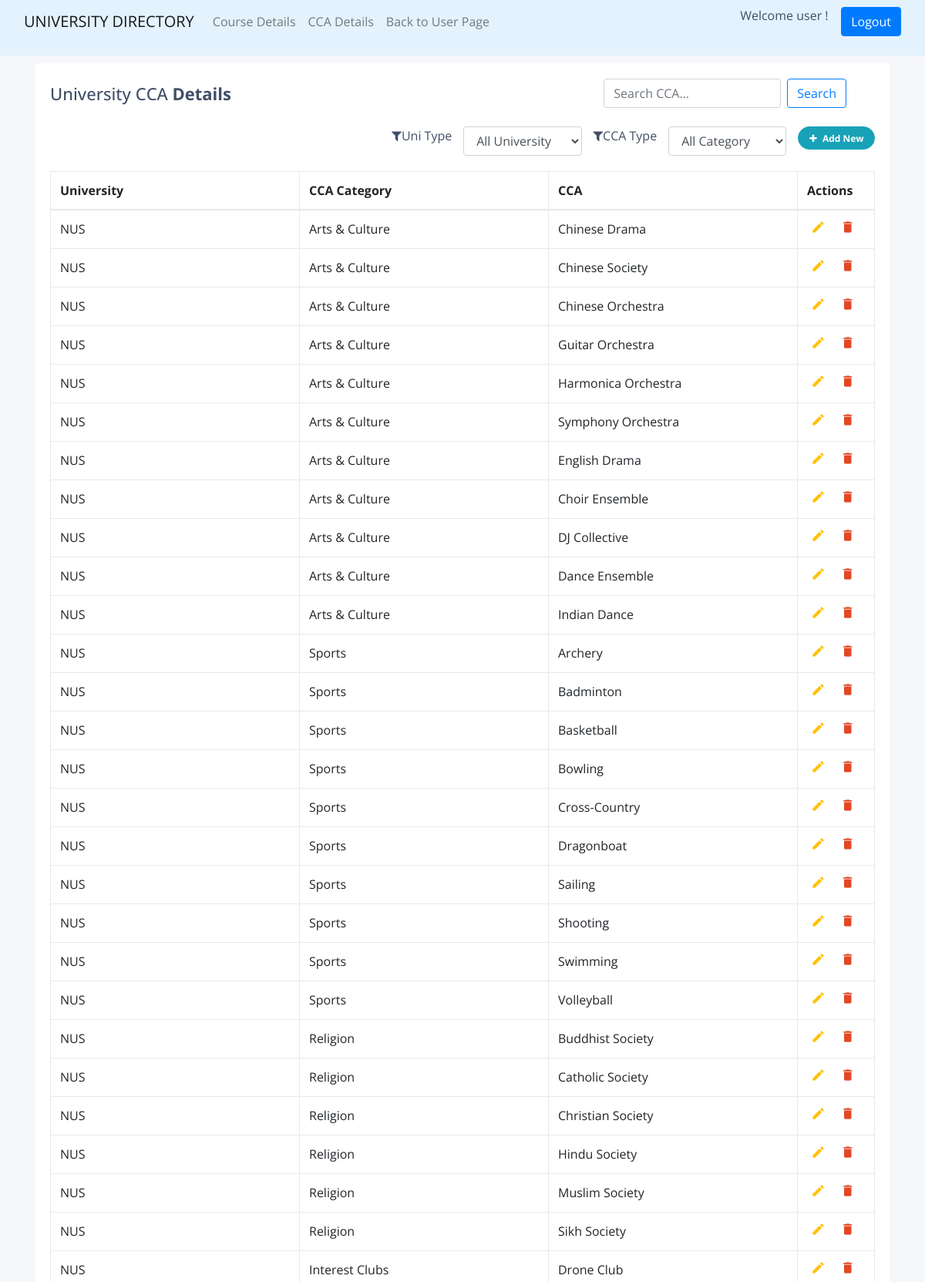
The page /cca_admin.php (signed in, upper part) on the database its author committed.
### tables this page shows
CREATE TABLE `Uni_CCA` (
  `cca_id` INT NOT NULL AUTO_INCREMENT PRIMARY KEY,
  `category_id` INT NOT NULL ,
  `uid` INT NOT NULL,
  `cca_name` varchar(50) DEFAULT NULL,
  CONSTRAINT fk_category_id_cca
		FOREIGN KEY (category_id) REFERENCES Uni_CCA_categories (category_id)
        ON DELETE CASCADE
        ON UPDATE RESTRICT,
  CONSTRAINT fk_uid_cca
		FOREIGN KEY (uid) REFERENCES Uni_List (uid)
        ON DELETE CASCADE
		ON UPDATE RESTRICT
);

CREATE TABLE `Uni_List` (
  `uid` INT NOT NULL AUTO_INCREMENT PRIMARY KEY,
  `lid` INT NOT NULL,
  `uni_name` varchar(50) DEFAULT NULL,
  CONSTRAINT fk_lid_list
	FOREIGN KEY (lid) REFERENCES Uni_Location (lid)
	ON DELETE CASCADE
	ON UPDATE RESTRICT
);

CREATE TABLE `Uni_CCA_categories` (
  `category_id` INT NOT NULL AUTO_INCREMENT PRIMARY KEY,
  `category_name` varchar(50) DEFAULT NULL
);

### cca_admin.php (the view, shortened to what this page needs)
<?php
include 'private/db_conn.php';
if (isset($_SESSION['email']) && isset($_SESSION['name'])) {
    ?>
    <!DOCTYPE html>
    <html lang="en">
    <head>
        <?php
        include "head.inc.php";
        ?>
    </head>
    <body>
    <?php
    include "nav.inc.php";
    ?>
    <div class="container">
        <div class="table-wrapper">
            <div class="table-title">
                <div class="row">
                    <div class="col-sm-8"><h2>University CCA <b>Details</b></h2></div>
                    <form class="d-flex" action="admin_cca_search.php" method="post">
                        <input class="form-control mr-sm-2" type="text" name="ccasearch" value="<?php if(isset($_POST['ccasearch'])){echo $_POST['ccasearch'];} ?>" id="ccasearch" class="form-control"
                               size="23" placeholder="Search CCA..." required>
                        <button type="submit" class="btn btn-outline-primary">Search</button>
                    </form>
                    <div class="col-sm-12"></div><br>
                    <div class="col-sm-5"></div>
                    <span class="filter-icon"><i class="fa fa-filter"></i></span>
                    <label>Uni Type</label>
                    <div class="col-md-2">
                        <select class="form-control" name="unidropdown" id="unidropdown">
                            <option value="all">All University</option>
                        </select>
                    </div>
                    <span class="filter-icon"><i class="fa fa-filter"></i></span>
                    <label>CCA Type</label>
                    <div class="col-md-2">
                        <select class="form-control" name="catdropdown" id="catdropdown">
                            <option value="all">All Category</option>
                        </select>
                    </div>
                    <button type="button" class="btn btn-info add-new" data-target='#addcca' data-toggle='modal'><i
                                class="fa fa-plus"></i> Add New
                    </button>
                </div>
            </div>
            <div id="container">
                <table class="table table-bordered">
                    <thead>
                    <tr>
                        <th>University</th>
                        <th>CCA Category</th>
                        <th>CCA</th>
                        <th>Actions</th>
                    </tr>
                    </thead>
                    <tbody>
                    <?php
                    $sql = mysqli_query($conn, "SELECT c.cca_id, l.uni_name, cat.category_name, c.cca_name FROM uni_cca c, uni_list l, uni_cca_categories cat WHERE l.uid = c.uid AND cat.category_id = c.category_id");
                    if ($sql->num_rows > 0) {
                        while ($row = mysqli_fetch_assoc($sql)) {
                            ?>
                            <tr>
                                <td><span id='uname'><?php echo $row['uni_name']; ?></span></td>
                                <td><span id='catname'><?php echo $row['category_name']; ?></span></td>
                                <td><span id='cname'><?php echo $row['cca_name']; ?></span></td>
                                <td>
                                    <a class="edit" title="Edit" data-toggle='modal'><i
                                                class="material-icons">&#xE254;</i></a>
                                    <a href="admin_cca_delete.php?id=<?php echo $row['cca_id']; ?>" class="delete"
                                       title="Delete" data-toggle="tooltip"><i class="material-icons">&#xE872;</i></a>
                                </td>
                            </tr>
                            <?php
                        }
                    } else {
                        ?>
                        <?php
                    }
                    ?>
                    </tbody>
                </table>
            </div>
        </div>
    </div>
    </body>
    </html>
    <?php
} else {
    header("Location: logout.php");
    exit();
}
?>

### css/main.css (style rules this page uses)
body { color: #404E67; background: #F5F7FA; font-family: 'Open Sans', sans-serif; }
.table-wrapper { width: 100%; margin: 10px auto; background: #fff; padding: 20px; box-shadow: 0 1px 1px rgba(0,0,0,.05); }
.table-title { padding-bottom: 10px; margin: 0 0 10px; }
.table-title h2 { margin: 6px 0 0; font-size: 22px; }
.table-title .add-new { float: right; height: 30px; font-weight: bold; font-size: 12px; text-shadow: none; min-width: 100px; border-radius: 50px; line-height: 13px; }
.table-title .add-new i { margin-right: 4px; }
table.table { table-layout: fixed; }
table.table tr th, table.table tr td { border-color: #e9e9e9; }
table.table th:last-child { width: 100px; }
table.table td a { cursor: pointer; display: inline-block; margin: 0 5px; min-width: 24px; }
table.table td a.edit { color: #FFC107; }
table.table td a.delete { color: #E34724; }
table.table td i { font-size: 19px; }

### rows shown on the page
uni_cca: uid.uni_name "NUS", category.category_name "Arts & Culture", cca_name "Chinese Drama"
uni_cca: uid.uni_name "NUS", category.category_name "Arts & Culture", cca_name "Chinese Society"
uni_cca: uid.uni_name "NUS", category.category_name "Arts & Culture", cca_name "Chinese Orchestra"
uni_cca: uid.uni_name "NUS", category.category_name "Arts & Culture", cca_name "Guitar Orchestra"
uni_cca: uid.uni_name "NUS", category.category_name "Arts & Culture", cca_name "Harmonica Orchestra"
uni_cca: uid.uni_name "NUS", category.category_name "Arts & Culture", cca_name "Symphony Orchestra"
uni_cca: uid.uni_name "NUS", category.category_name "Arts & Culture", cca_name "English Drama"
uni_cca: uid.uni_name "NUS", category.category_name "Arts & Culture", cca_name "Choir Ensemble"
uni_cca: uid.uni_name "NUS", category.category_name "Arts & Culture", cca_name "DJ Collective"
uni_cca: uid.uni_name "NUS", category.category_name "Arts & Culture", cca_name "Dance Ensemble"
uni_cca: uid.uni_name "NUS", category.category_name "Arts & Culture", cca_name "Indian Dance"
uni_cca: uid.uni_name "NUS", category.category_name "Sports", cca_name "Archery"
uni_cca: uid.uni_name "NUS", category.category_name "Sports", cca_name "Badminton"
uni_cca: uid.uni_name "NUS", category.category_name "Sports", cca_name "Basketball"
uni_cca: uid.uni_name "NUS", category.category_name "Sports", cca_name "Bowling"
uni_cca: uid.uni_name "NUS", category.category_name "Sports", cca_name "Cross-Country"
uni_cca: uid.uni_name "NUS", category.category_name "Sports", cca_name "Dragonboat"
uni_cca: uid.uni_name "NUS", category.category_name "Sports", cca_name "Sailing"
uni_cca: uid.uni_name "NUS", category.category_name "Sports", cca_name "Shooting"
uni_cca: uid.uni_name "NUS", category.category_name "Sports", cca_name "Swimming"
uni_cca: uid.uni_name "NUS", category.category_name "Sports", cca_name "Volleyball"
uni_cca: uid.uni_name "NUS", category.category_name "Religion", cca_name "Buddhist Society"
uni_cca: uid.uni_name "NUS", category.category_name "Religion", cca_name "Catholic Society"
uni_cca: uid.uni_name "NUS", category.category_name "Religion", cca_name "Christian Society"
uni_cca: uid.uni_name "NUS", category.category_name "Religion", cca_name "Hindu Society"
uni_cca: uid.uni_name "NUS", category.category_name "Religion", cca_name "Muslim Society"
uni_cca: uid.uni_name "NUS", category.category_name "Religion", cca_name "Sikh Society"
uni_cca: uid.uni_name "NUS", category.category_name "Interest Clubs", cca_name "Drone Club"

### other values the page prints
$_SESSION['name'] "user"
